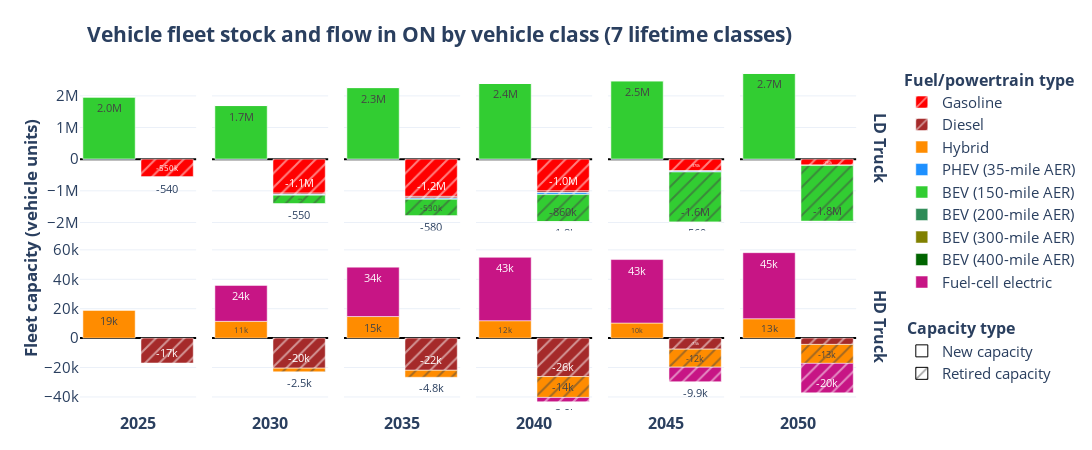
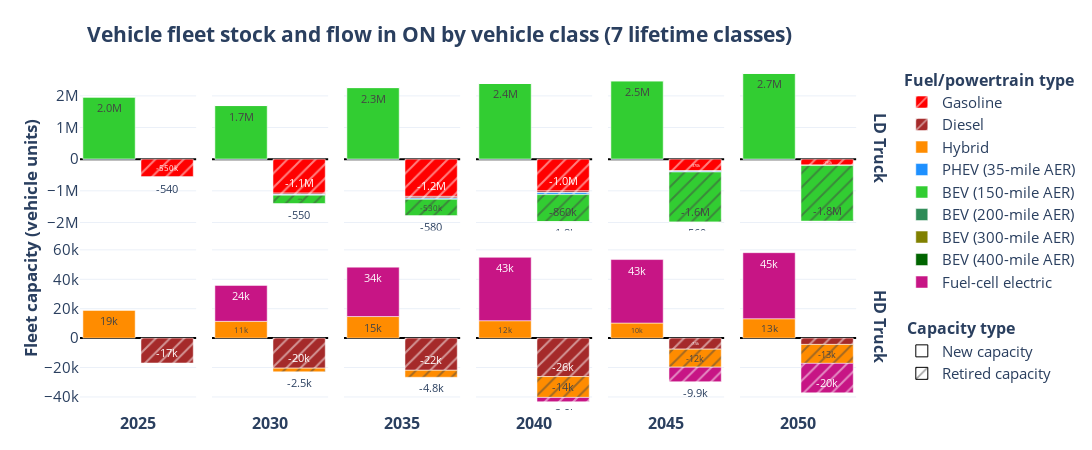

Source (notebook cell) for these figures, in order:
### Code cell
plot_capacity_flow(db_variant='life_7', 
                   scenario='life_7',
                   modes=['LD Truck', 'HD Truck'],
                   cap_types=['new capacity', 'retired cap'], 
                #    lifetime_classes='yes',
                   scenario_title='7 lifetime classes')
